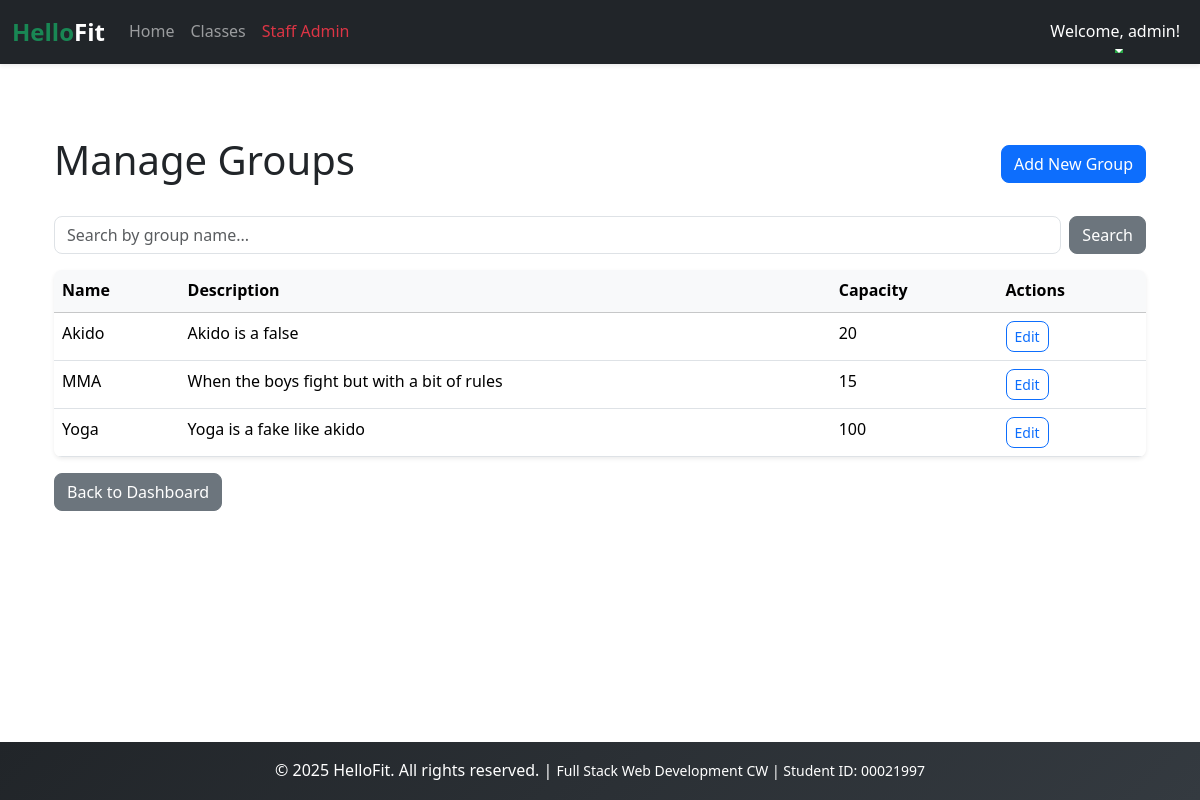
The page /staff/groups/ (signed in) on the database its author committed.
### users/models.py (models this page shows, shortened)
class User(AbstractUser):
    ROLES = [
        ('member', 'Member'),
        ('trainer', 'Trainer'),
        ('staff', 'Staff'),
    ]
    role = models.CharField(max_length=10, choices=ROLES, default='member')
    phone = models.CharField(max_length=12, blank=True)
    join_date = models.DateTimeField(auto_now_add=True)

### scheduling/models.py (models this page shows, shortened)
class Group(models.Model):
    name=models.CharField(max_length=50)
    description=models.TextField(blank=True)
    duration=models.IntegerField()
    capacity=models.IntegerField(default=20)

### scheduling/views.py (the view)
# urls.py: path('staff/groups/', staff_group_list, name='staff_group_list'),
@login_required
def staff_group_list(request):
    if request.user.role != 'staff': return redirect('home')
    groups = Group.objects.all()
    query = request.GET.get('q')
    if query:
        groups = groups.filter(name__icontains=query)
    return render(request, 'scheduling/staff/group_list.html', {'groups': groups})

### scheduling/templates/scheduling/staff/group_list.html (shortened to what this page needs)
{% extends 'base.html' %}
{% block content %}
<div class="container mt-4">
    <div class="d-flex justify-content-between align-items-center mb-4">
        <h1>Manage Groups</h1>
        <a href="{% url 'staff_group_create' %}" class="btn btn-primary">Add New Group</a>
    </div>
    <div class="mb-3">
        <form method="get" class="d-flex gap-2">
            <input type="text" name="q" class="form-control" placeholder="Search by group name..."
                value="{{ request.GET.q }}">
            <button type="submit" class="btn btn-secondary">Search</button>
        </form>
    </div>
    <div class="card shadow-sm">
        <div class="card-body p-0">
            <div style="max-height: 600px; overflow-y: auto;">
                <table class="table table-hover mb-0">
                    <thead class="table-light sticky-top">
                        <tr>
                            <th>Name</th>
                            <th>Description</th>
                            <th>Capacity</th>
                            <th>Actions</th>
                        </tr>
                    </thead>
                    <tbody>
                        {% for group in groups %}
                        <tr>
                            <td>{{ group.name }}</td>
                            <td>{{ group.description|truncatechars:50 }}</td>
                            <td>{{ group.capacity }}</td>
                            <td>
                                <a href="{% url 'staff_group_update' group.pk %}"
                                    class="btn btn-sm btn-outline-primary">Edit</a>
                            </td>
                        </tr>
                        {% empty %}
                        <tr>
                            <td colspan="4" class="text-center text-muted">No groups found.</td>
                        </tr>
                        {% endfor %}
                    </tbody>
                </table>
            </div>
        </div>
    </div>
    <div class="mt-3">
        <a href="{% url 'staff_dashboard' %}" class="btn btn-secondary">Back to Dashboard</a>
    </div>
</div>
{% endblock %}

### templates/base.html (shortened to what this page needs)
{% load static %}
<!DOCTYPE html>
<html lang="en">
<head>
    <link href="https://cdn.jsdelivr.net/npm/bootstrap@5.3.3/dist/css/bootstrap.min.css" rel="stylesheet"
>
    <link rel="stylesheet" href="{% static 'css/style.css' %}">
</head>
<body style="display:flex;min-height:100vh;flex-direction:column;">
    <header>
        <nav class="navbar navbar-expand-lg navbar-dark bg-dark shadow-sm">
            <div class="container-fluid">
                <a class="navbar-brand fs-4 fw-bold text-success" href="{% url 'home' %}">
                    Hello<span class="text-white">Fit</span>
                </a>
                <div class="collapse navbar-collapse" id="navbarNav">
                    <ul class="navbar-nav me-auto mb-2 mb-lg-0">
                        <li class="nav-item">
                            <a class="nav-link" href="{% url 'home' %}">Home</a>
                        </li>
                        <li class="nav-item">
                            <a class="nav-link" href="{% url 'classes' %}">Classes</a>
                        </li>
                        {% if user.is_authenticated %}
                        {% if user.role == 'member' %}
                        <li class="nav-item">
                            <a class="nav-link text-warning" href="{% url 'member_dashboard' %}">My Dashboard</a>
                        </li>
                        {% elif user.role == 'trainer' %}
                        <li class="nav-item">
                            <a class="nav-link text-info" href="{% url 'trainer_dashboard' %}">Trainer Panel</a>
                        </li>
                        {% elif user.role == 'staff' %}
                        <li class="nav-item">
                            <a class="nav-link text-danger" href="{% url 'staff_dashboard' %}">Staff Admin</a>
                        </li>
                        {% endif %}
                        {% endif %}
                    </ul>
                    <ul class="navbar-nav ms-auto">
                        {% if user.is_authenticated %}
                        <li class="nav-item dropdown">
                            <a class="nav-link dropdown-toggle text-white" href="#" id="navbarDropdown" role="button"
                                data-bs-toggle="dropdown" aria-expanded="false">
                                Welcome, {{ user.first_name|default:user.username }}!
                            </a>
                        </li>
                        {% endif %}
                    </ul>
                </div>
            </div>
        </nav>
    </header>
    <main class="container my-5">
        {% block content %}
        {% endblock content %}
    </main>
    <footer class="bg-dark text-white text-center py-3 mt-auto">
        <div class="container">
            <p class="mb-0">
                &copy; 2025 HelloFit. All rights reserved. |
                <small>Full Stack Web Development CW | Student ID: 00021997</small>
            </p>
        </div>
    </footer>
</body>
</html>

### static/css/style.css (style rules this page uses)
:root { --primary-green: #28a745; --dark-bg: #212529; --light-gray: #f8f9fa; --border-radius: 8px; --transition-speed: 0.3s; }
body { font-family: 'Segoe UI', Tahoma, Geneva, Verdana, sans-serif; line-height: 1.6; }
html { scroll-behavior: smooth; }
.btn { border-radius: var(--border-radius); transition: all var(--transition-speed) ease; font-weight: 500; }
.card { border-radius: var(--border-radius); border: none; box-shadow: 0 2px 8px rgba(0, 0, 0, 0.1); transition: all var(--transition-speed) ease; }
.form-control, .form-select { border-radius: var(--border-radius); border: 1px solid #dee2e6; transition: all var(--transition-speed) ease; }
.navbar { box-shadow: 0 2px 4px rgba(0, 0, 0, 0.1); }
.navbar-brand { transition: all var(--transition-speed) ease; }
.nav-link { position: relative; transition: all var(--transition-speed) ease; }
.nav-link::after { content: ''; position: absolute; bottom: 0; left: 50%; width: 0; height: 2px; background: var(--primary-green); transition: all var(--transition-speed) ease; transform: translateX(-50%); }
.table { border-radius: var(--border-radius); overflow: hidden; }
.table thead { background: linear-gradient(135deg, var(--dark-bg) 0%, #343a40 100%); color: white; }
.table-hover tbody tr { transition: all var(--transition-speed) ease; }
footer { background: linear-gradient(135deg, var(--dark-bg) 0%, #343a40 100%); }

### rows shown on the page
User: first_name "admin"
Group: name "Akido", description "Akido is a false", capacity "20"
Group: name "MMA", description "When the boys fight but with a bit of rules", capacity "15"
Group: name "Yoga", description "Yoga is a fake like akido", capacity "100"
